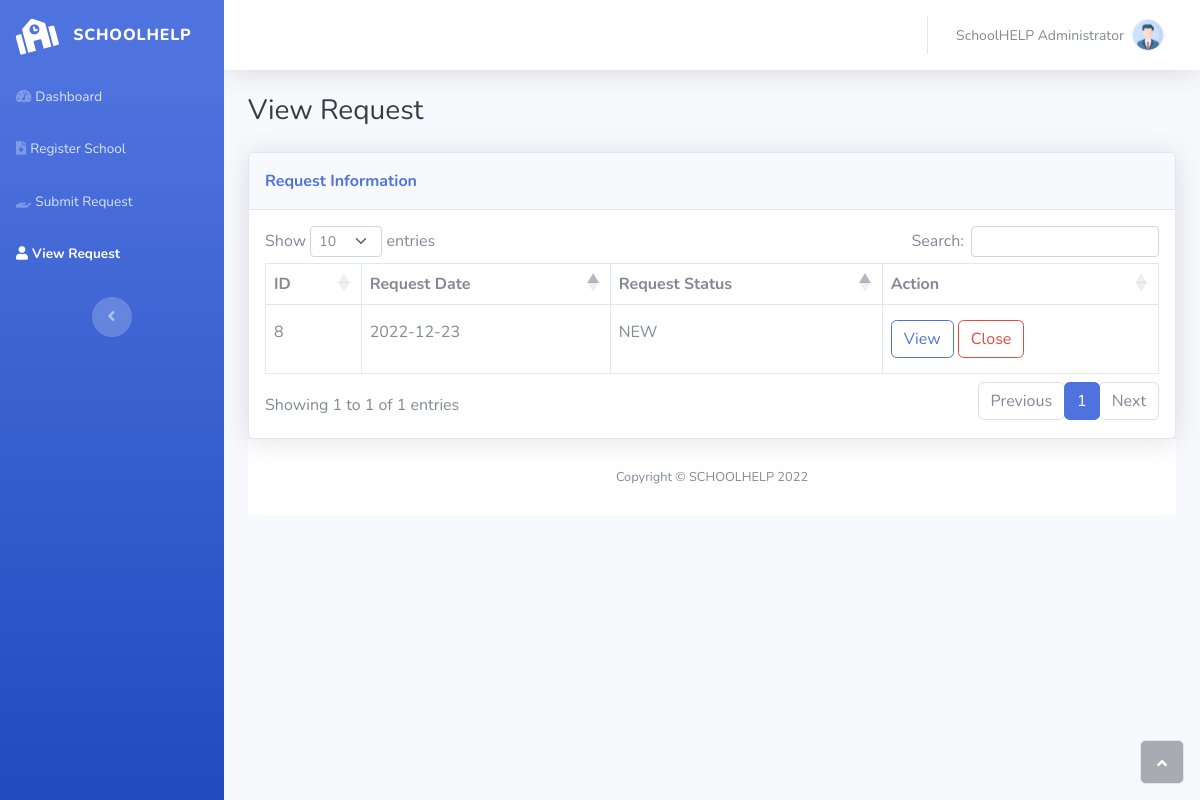
Page /pages/review-offers.php (signed in) on the committed database.
### tables this page shows
CREATE TABLE `request` (
  `schoolid` int(11) NOT NULL,
  `requestid` int(11) NOT NULL,
  `requestdate` date NOT NULL,
  `requeststatus` varchar(15) NOT NULL,
  `description` text NOT NULL
);

### pages/review-offers.php (the view, shortened to what this page needs)
<!DOCTYPE html>
<html lang="en">
<head>
    <link rel="stylesheet" href="../assets/bootstrap/css/bootstrap.min.css">
    <link rel="stylesheet" href="../assets/bootstrap/css/dataTables.bootstrap5.min.css">
    <link rel="stylesheet" href="../assets/bootstrap/css/datatables.css">
    <link rel="stylesheet" href="../assets/fonts/fontawesome-all.min.css">
</head>
<body id="page-top">
<div id="wrapper">
    <nav class="navbar navbar-dark align-items-start sidebar sidebar-dark accordion bg-gradient-primary p-0">
        <div class="container-fluid d-flex flex-column p-0"><a class="navbar-brand d-flex justify-content-center align-items-center sidebar-brand m-0" href="#">
                <div class="sidebar-brand-icon rotate-n-15"><i class="fas fa-school"></i></div>
                <div class="sidebar-brand-text mx-3"><span>schoolhelp</span></div>
            </a>
            <ul class="navbar-nav text-light" id="accordionSidebar">
                <li class="nav-item"><a class="nav-link" href="home-administrator.php"><i class="fas fa-tachometer-alt"></i><span>Dashboard</span></a></li>
                <li class="nav-item"><a class="nav-link " href="register-school.php"><i class="fas fa-file-medical"></i><span>Register School</span></a></li>
                <li class="nav-item"><a class="nav-link" href="submit-request.php"><i class="fas fa-hand-holding"></i><span>Submit Request</span></a></li>
                <li class="nav-item"><a class="nav-link active" href="review-offers.php"><i class="fas fa-user"></i><span>View Request</span></a></li>
            </ul>
            <div class="text-center d-none d-md-inline">
                <button class="btn rounded-circle border-0" id="sidebarToggle" type="button"></button>
            </div>
        </div>
    </nav>
    <div class="d-flex flex-column" id="content-wrapper">
        <div id="content">
            <nav class="navbar navbar-light navbar-expand bg-white shadow mb-4 topbar static-top">
                <div class="container-fluid">
                    <ul class="navbar-nav flex-nowrap ms-auto">
                        <li class="nav-item dropdown no-arrow">
                            <div class="nav-item dropdown no-arrow">
                                <a class="dropdown-toggle nav-link"
                                   aria-expanded="false"
                                   data-bs-toggle="dropdown"
                                   href="#">
                                    <span class="d-none d-lg-inline me-2 text-gray-600 small">
                                        <?php echo $_SESSION['fullname']; ?>
                                    </span>
                                    <img class="border rounded-circle img-profile"
                                         src="../assets/img/avatars/avatar0.png">
                                </a>
                            </div>
                        </li>
                    </ul>
                </div>
            </nav>
            <div class="container-fluid">
                <h3 class="text-dark mb-4">View Request</h3>
                <div class="card shadow">
                    <div class="card-header py-3">
                        <p class="text-primary m-0 fw-bold">Request Information</p>
                    </div>
                    <div class="card-body">
                        <table id="req-form" class="table overflow-auto table-bordered" style="width: 100%;">
                            <thead>
                            <tr>
                                <th>ID</th>
                                <th>Request Date</th>
                                <th>Request Status</th>
                                <th>Action</th>
                            </tr>
                            </thead>
                            <tbody>
                            <?php
                            include "action/connection.php";
                            $query = ("SELECT * FROM `school` INNER JOIN request on school.schoolid = request.schoolid");
                            $result = mysqli_query($connect, $query);
                            if ($result -> num_rows > 0) {
                                while ($row = $result->fetch_assoc()) {
                                    if($row["requeststatus"] == "NEW"){
                                        echo '<tr>';
                                        echo '<td>' . $row["requestid"] . '</td>';
                                        echo '<td>' . $row["requestdate"] . '</td>';
                                        echo '<td>' . $row["requeststatus"] . '</td>';
                                        echo '<td>
                                                    <button id="myInput" type="button" class="btn btn-outline-primary"
                                                            onclick="window.location.href='."'select-request?id=".$row["requestid"]."'".';">
                                                            View
                                                    </button>
                                                    <button id="myInput" type="button" class="btn btn-outline-danger"
                                                            onclick="window.location.href='."'action/close-request?id=".$row["requestid"]."'".';">
                                                            Close
                                                    </button>
                                              </td>';
                                        echo '</tr>';
                                    }
                                }
                            }
                            ?>
                            </tbody>
                        </table>
                    </div>
                </div>
                    <footer class="bg-white sticky-footer">
                        <div class="container my-auto">
                            <div class="text-center my-auto copyright"><span>Copyright © SCHOOLHELP 2022</span></div>
                        </div>
                    </footer>
                </div>
                <a class="border rounded d-inline scroll-to-top" href="#page-top"><i class="fas fa-angle-up"></i></a>
            </div>
</body>
</html>

### rows in the picture
request: requestid "8", requestdate "2022-12-23", requeststatus "NEW"

### other values in the picture
$_SESSION['fullname'] "SchoolHELP Administrator"
